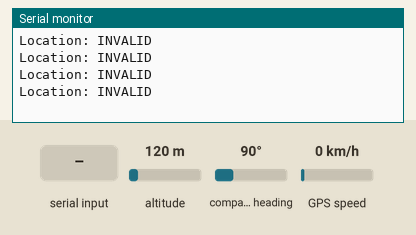
The sketch below on a simulated Arduino Uno, built with avr-gcc and run on an emulated ATmega328P. On the bench: the last lines printed to the serial monitor. Inputs (shaded band) come from the test bench; at power-on: altitude 120 m, compass heading 90°, GPS speed 0 km/h. The GPS gets a fix after 3 s at 37.7749, -122.4194 with 8 satellites; the modem accepts every AT command (registered, SIM ready, sends succeed) and sends nothing else.

Above: at 1.3 s.
1.4 s: "s" received over Serial
At 5.3 s:
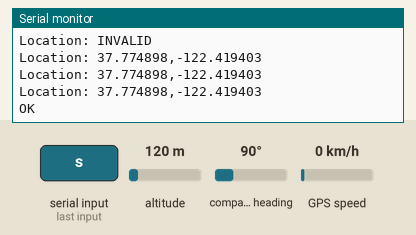
5.5 s: "s" received over the second serial link
At 5.62 s:
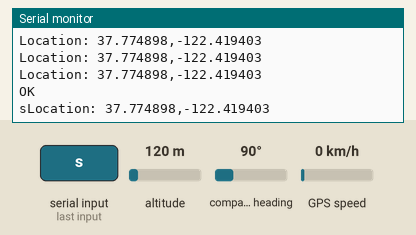
7.0 s: "r" received over the second serial link
At 7.5 s:
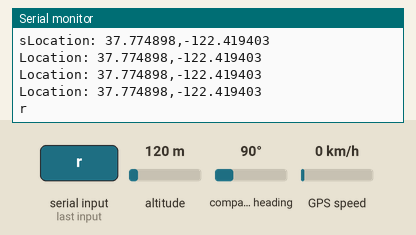
8.5 s: "r" received over the second serial link
At 8.62 s:
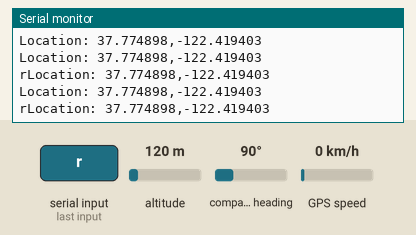
10.0 s: "1" received over the second serial link
At 10.5 s:
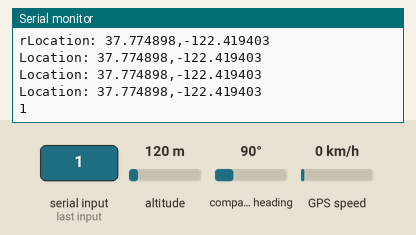
11.5 s: "r" received over Serial
At 13.4 s:
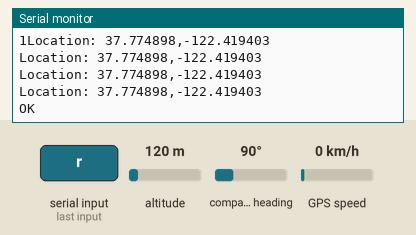

The sketch:

GSM_GPS_Working_Code.ino
```cpp
#include <TinyGPS++.h>
#include <SoftwareSerial.h>

static const int RXPin = 4, TXPin = 3;
static const uint32_t GPSBaud = 9600;

SoftwareSerial mySerial(9, 10);// GSM 900A TX=pin 9, RX=pin 10 of Arduino


TinyGPSPlus gps;

SoftwareSerial ss(RXPin, TXPin); // Here we make pin 3 as RX of arduino & pin 4 as TX of arduino

void setup()
{
  mySerial.begin(9600);
  Serial.begin(9600);
  ss.begin(GPSBaud);
  delay(100);

}

void loop()
{
  while (ss.available() > 0)
  if (gps.encode(ss.read()))
      displayInfo();

  if (millis() > 5000 && gps.charsProcessed() < 10)
  {
    Serial.println(F("No GPS detected: check wiring."));
    while(true);
  }

  if (Serial.available()>0)
  switch(Serial.read())
  {
    case 's':
      mySerial.println("AT+CMGF=1");    //Sets the GSM Module in Text Mode
     delay(1000);  // Delay of 1 second
     mySerial.println("AT+CMGS=\"+91\"\r"); // Replace x with mobile number
     delay(1000);
      mySerial.println("Location Identified");
     mySerial.println(gps.location.lat(), 6);// The SMS text you want to send
     mySerial.println(gps.location.lng(), 6);
     delay(100);
     mySerial.println((char)26);// ASCII code of CTRL+Z for saying the end of sms to  the module
      delay(1000);
      break;

    case 'r':
      mySerial.println("AT+CNMI=2,2,0,0,0"); // AT Command to receive a live SMS
      delay(1000);
      break;
  }

 if (mySerial.available()>0)
   Serial.write(mySerial.read());

}

void displayInfo()
{
  Serial.print(F("Location: "));
  if (gps.location.isValid())
  {
    Serial.print(gps.location.lat(), 6);
    Serial.print(F(","));
    Serial.print(gps.location.lng(), 6);
  }
  else
  {
    Serial.print(F("INVALID"));
  }

  Serial.println();
}
```

Measured:
- after the input at 1.4 s, the serial monitor: prints a new line after 3.3 s (image 1)
- after the input at 5.5 s, the serial monitor: prints a new line at once (image 2)
- after the input at 7.0 s, the serial monitor: prints a new line at once (image 3)
- after the input at 8.5 s, the serial monitor: prints a new line at once (image 4)
- after the input at 10.0 s, the serial monitor: prints a new line at once (image 5)
- after the input at 11.5 s, the serial monitor: prints a new line after 1.1 s (image 6)
